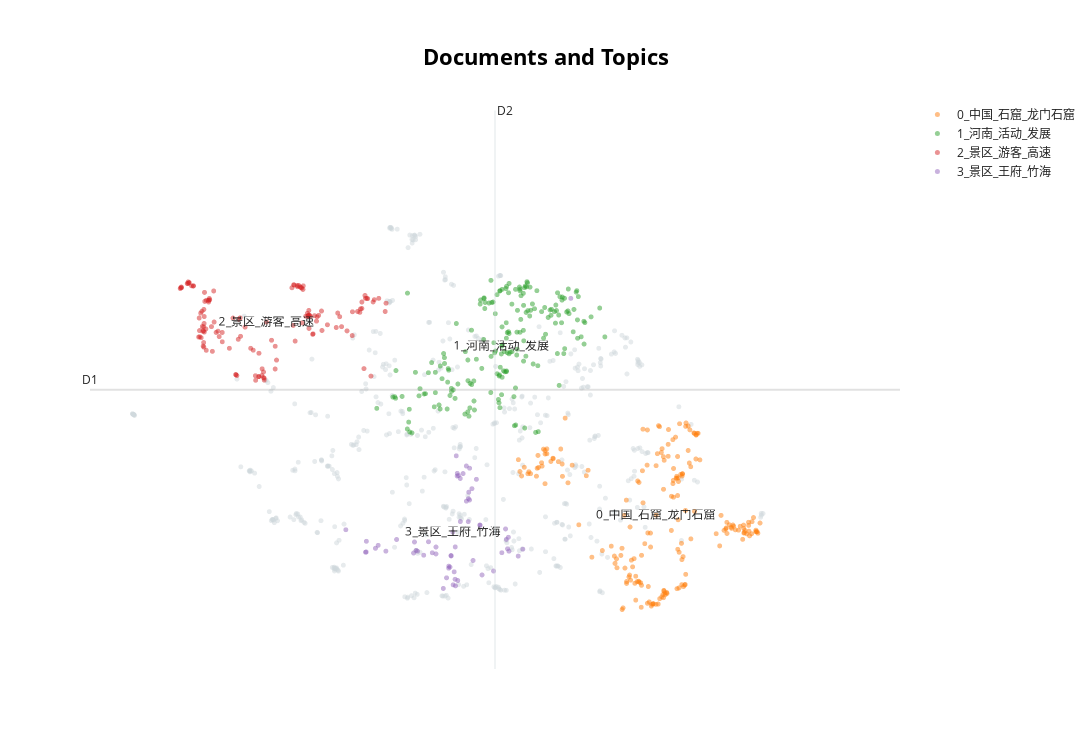

Notebook code for this chart:
### Code cell
# UMAP可视化
reduced_embeddings = UMAP(n_neighbors=10, n_components=2, min_dist=0.0, metric='cosine',).fit_transform(embeddings)
topic_model.visualize_documents(docs, reduced_embeddings=reduced_embeddings, hide_document_hover=True, hide_annotations=False)

### Figure 1 — Plotly figure (JSON) as saved in the notebook; plotly's stock layout.template omitted (floating-point values rounded to 4 significant figures; data arrays with more than 128 entries replaced by an {"elided": "..."} marker saying what was removed)
{"data": [{"hoverinfo": "text", "marker": {"color": "#CFD8DC", "opacity": 0.5, "size": 5}, "mode": "markers+text", "name": "other", "showlegend": false, "type": "scattergl", "x": {"elided": "428 float values"}, "y": {"elided": "428 float values"}}, {"hoverinfo": "text", "marker": {"opacity": 0.5, "size": 5}, "mode": "markers+text", "name": "0_中国_石窟_龙门石窟", "text": {"elided": "195 str values"}, "textfont": {"size": 12}, "type": "scattergl", "x": {"elided": "195 float values"}, "y": {"elided": "195 float values"}}, {"hoverinfo": "text", "marker": {"opacity": 0.5, "size": 5}, "mode": "markers+text", "name": "1_河南_活动_发展", "text": {"elided": "188 str values"}, "textfont": {"size": 12}, "type": "scattergl", "x": {"elided": "188 float values"}, "y": {"elided": "188 float values"}}, {"hoverinfo": "text", "marker": {"opacity": 0.5, "size": 5}, "mode": "markers+text", "name": "2_景区_游客_高速", "text": {"elided": "133 str values"}, "textfont": {"size": 12}, "type": "scattergl", "x": {"elided": "133 float values"}, "y": {"elided": "133 float values"}}, {"hoverinfo": "text", "marker": {"opacity": 0.5, "size": 5}, "mode": "markers+text", "name": "3_景区_王府_竹海", "text": ["", "", "", "", "", "", "", "", "", "", "", "", "", "", "", "", "", "", "", "", "", "", "", "", "", "", "", "", "", "", "", "", "", "", "", "", "", "", "", "", "", "", "", "", "", "", "", "", "", "", "", "", "", "", "", "", "", "", "", "", "3_景区_王府_竹海"], "textfont": {"size": 12}, "type": "scattergl", "x": [8.309, 8.754, 8.162, 8.278, 8.197, 7.341, 8.233, 8.463, 8.128, 8.303, 8.278, 8.101, 8.849, 8.042, 7.581, 9.035, 7.82, 8.83, 7.198, 7.058, 7.094, 6.936, 8.04, 7.87, 8.074, 6.924, 8.841, 8.156, 8.057, 8.458, 8.814, 8.171, 9.679, 8.142, 7.869, 7.968, 8.196, 8.114, 8.072, 8.127, 7.604, 8.367, 8.973, 8.803, 8.488, 7.569, 8.154, 8.352, 8.412, 8.32, 8.132, 8.321, 7.705, 7.622, 6.934, 8.642, 8.305, 8.012, 6.661, 7.77, 8.095], "y": [9.209, 8.124, 7.626, 9.678, 8.682, 8.361, 9.543, 8.616, 8.228, 8.682, 9.049, 7.549, 8.151, 7.884, 8.316, 8.187, 8.123, 8.194, 8.152, 8.203, 8.256, 8.329, 7.847, 8.226, 8.066, 8.134, 8.401, 9.547, 7.867, 8.62, 8.363, 9.507, 12.68, 9.86, 8.103, 7.484, 9.455, 7.781, 8.074, 7.648, 8.166, 7.985, 8.064, 8.55, 7.726, 8.118, 9.499, 9.271, 9.44, 9.069, 7.53, 9.639, 8.079, 8.152, 8.137, 7.796, 9.093, 7.674, 8.536, 8.32, 8.494]}], "layout": {"annotations": [{"showarrow": false, "text": "D1", "x": 3.228, "y": 11.04, "yshift": 10}, {"showarrow": false, "text": "D2", "x": 8.662, "xshift": 10, "y": 16.05}], "height": 750, "shapes": [{"line": {"color": "#CFD8DC", "width": 2}, "type": "line", "x0": 8.662, "x1": 8.662, "y0": 6.04, "y1": 16.05}, {"line": {"color": "#9E9E9E", "width": 2}, "type": "line", "x0": 3.228, "x1": 14.1, "y0": 11.04, "y1": 11.04}], "title": {"font": {"color": "Black", "size": 22}, "text": "<b>Documents and Topics</b>", "x": 0.5, "xanchor": "center", "yanchor": "top"}, "width": 1200, "xaxis": {"visible": false}, "yaxis": {"visible": false}}}
